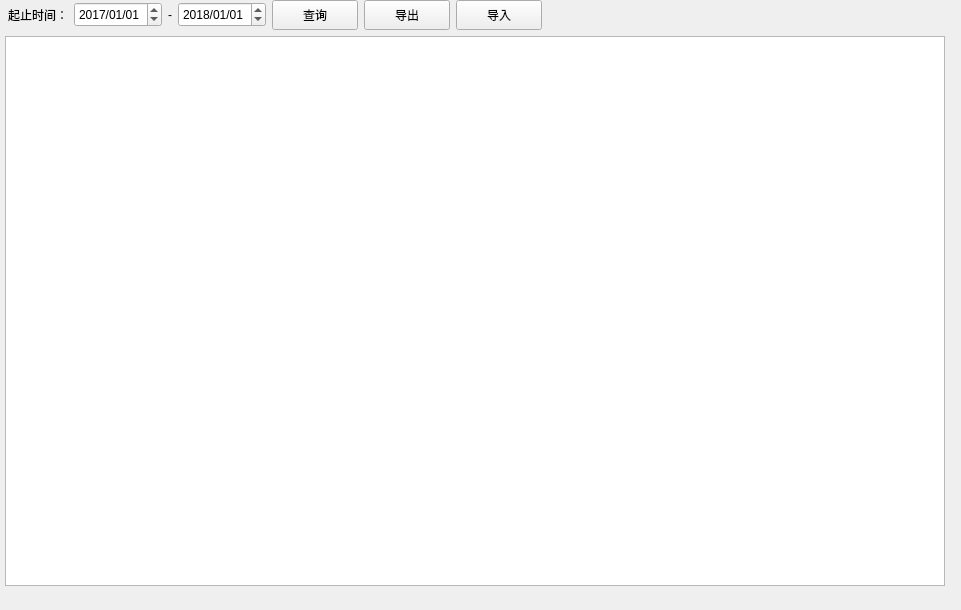
<?xml version="1.0" encoding="UTF-8"?>
<ui version="4.0">
 <class>SaleDetail</class>
 <widget class="QWidget" name="SaleDetail">
  <property name="geometry">
   <rect>
    <x>0</x>
    <y>0</y>
    <width>961</width>
    <height>610</height>
   </rect>
  </property>
  <property name="windowTitle">
   <string>Form</string>
  </property>
  <property name="styleSheet">
   <string notr="true"/>
  </property>
  <widget class="QWidget" name="layoutWidget_2">
   <property name="geometry">
    <rect>
     <x>0</x>
     <y>0</y>
     <width>962</width>
     <height>610</height>
    </rect>
   </property>
   <layout class="QVBoxLayout" name="sales_details">
    <property name="sizeConstraint">
     <enum>QLayout::SetFixedSize</enum>
    </property>
    <property name="leftMargin">
     <number>0</number>
    </property>
    <property name="rightMargin">
     <number>0</number>
    </property>
    <item>
     <layout class="QHBoxLayout" name="sales_details_query_statement">
      <property name="sizeConstraint">
       <enum>QLayout::SetDefaultConstraint</enum>
      </property>
      <property name="leftMargin">
       <number>0</number>
      </property>
      <item>
       <widget class="QLabel" name="start_end_date_lable">
        <property name="text">
         <string>起止时间：</string>
        </property>
        <property name="indent">
         <number>8</number>
        </property>
       </widget>
      </item>
      <item>
       <widget class="QDateEdit" name="start_date">
        <property name="sizePolicy">
         <sizepolicy hsizetype="Expanding" vsizetype="Expanding">
          <horstretch>0</horstretch>
          <verstretch>0</verstretch>
         </sizepolicy>
        </property>
        <property name="minimumSize">
         <size>
          <width>88</width>
          <height>25</height>
         </size>
        </property>
        <property name="maximumSize">
         <size>
          <width>88</width>
          <height>25</height>
         </size>
        </property>
        <property name="dateTime">
         <datetime>
          <hour>0</hour>
          <minute>0</minute>
          <second>0</second>
          <year>2017</year>
          <month>1</month>
          <day>1</day>
         </datetime>
        </property>
        <property name="currentSection">
         <enum>QDateTimeEdit::YearSection</enum>
        </property>
        <property name="displayFormat">
         <string>yyyy/MM/dd</string>
        </property>
        <property name="date">
         <date>
          <year>2017</year>
          <month>1</month>
          <day>1</day>
         </date>
        </property>
       </widget>
      </item>
      <item>
       <widget class="QLabel" name="hyphen">
        <property name="text">
         <string>-</string>
        </property>
       </widget>
      </item>
      <item>
       <widget class="QDateEdit" name="end_date">
        <property name="sizePolicy">
         <sizepolicy hsizetype="Expanding" vsizetype="Expanding">
          <horstretch>0</horstretch>
          <verstretch>0</verstretch>
         </sizepolicy>
        </property>
        <property name="minimumSize">
         <size>
          <width>88</width>
          <height>25</height>
         </size>
        </property>
        <property name="maximumSize">
         <size>
          <width>88</width>
          <height>25</height>
         </size>
        </property>
        <property name="currentSection">
         <enum>QDateTimeEdit::YearSection</enum>
        </property>
        <property name="displayFormat">
         <string>yyyy/MM/dd</string>
        </property>
        <property name="calendarPopup">
         <bool>false</bool>
        </property>
        <property name="date">
         <date>
          <year>2018</year>
          <month>1</month>
          <day>1</day>
         </date>
        </property>
       </widget>
      </item>
      <item>
       <widget class="QPushButton" name="details_query_button">
        <property name="sizePolicy">
         <sizepolicy hsizetype="Expanding" vsizetype="Expanding">
          <horstretch>0</horstretch>
          <verstretch>0</verstretch>
         </sizepolicy>
        </property>
        <property name="minimumSize">
         <size>
          <width>86</width>
          <height>30</height>
         </size>
        </property>
        <property name="maximumSize">
         <size>
          <width>86</width>
          <height>30</height>
         </size>
        </property>
        <property name="text">
         <string>查询</string>
        </property>
       </widget>
      </item>
      <item>
       <widget class="QPushButton" name="details_export_button">
        <property name="sizePolicy">
         <sizepolicy hsizetype="Expanding" vsizetype="Expanding">
          <horstretch>0</horstretch>
          <verstretch>0</verstretch>
         </sizepolicy>
        </property>
        <property name="minimumSize">
         <size>
          <width>85</width>
          <height>30</height>
         </size>
        </property>
        <property name="maximumSize">
         <size>
          <width>86</width>
          <height>30</height>
         </size>
        </property>
        <property name="text">
         <string>导出</string>
        </property>
       </widget>
      </item>
      <item>
       <widget class="QPushButton" name="details_import_button">
        <property name="sizePolicy">
         <sizepolicy hsizetype="Expanding" vsizetype="Expanding">
          <horstretch>0</horstretch>
          <verstretch>0</verstretch>
         </sizepolicy>
        </property>
        <property name="minimumSize">
         <size>
          <width>85</width>
          <height>30</height>
         </size>
        </property>
        <property name="maximumSize">
         <size>
          <width>86</width>
          <height>30</height>
         </size>
        </property>
        <property name="text">
         <string>导入</string>
        </property>
       </widget>
      </item>
      <item>
       <spacer name="horizontalSpacer_7">
        <property name="orientation">
         <enum>Qt::Horizontal</enum>
        </property>
        <property name="sizeHint" stdset="0">
         <size>
          <width>40</width>
          <height>20</height>
         </size>
        </property>
       </spacer>
      </item>
     </layout>
    </item>
    <item>
     <widget class="QTableView" name="sales_details_result_table">
      <property name="minimumSize">
       <size>
        <width>950</width>
        <height>550</height>
       </size>
      </property>
      <property name="maximumSize">
       <size>
        <width>950</width>
        <height>550</height>
       </size>
      </property>
      <property name="autoFillBackground">
       <bool>false</bool>
      </property>
      <property name="styleSheet">
       <string notr="true">margin-left:5px;
margin-right:5px;</string>
      </property>
     </widget>
    </item>
   </layout>
  </widget>
 </widget>
 <resources/>
 <connections/>
</ui>
